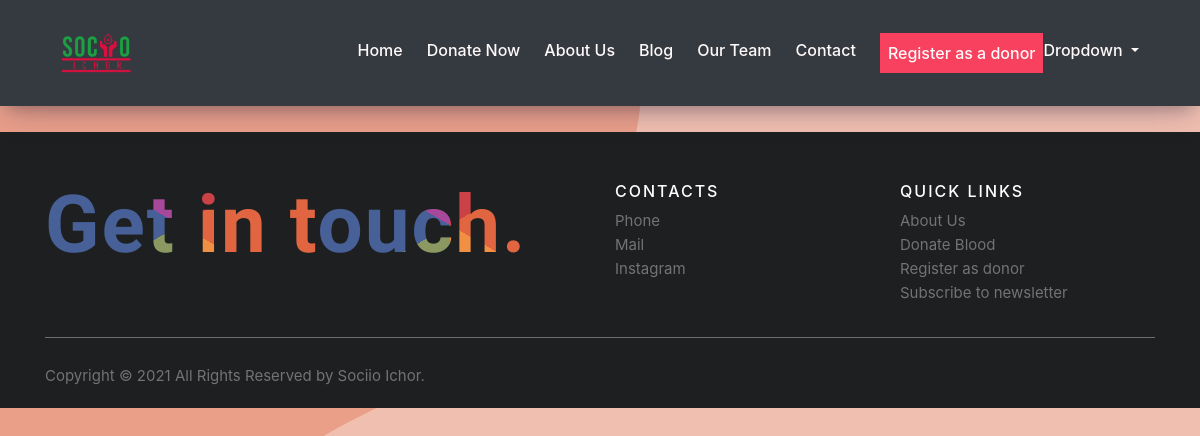
Before: /blog/ with the older database file.
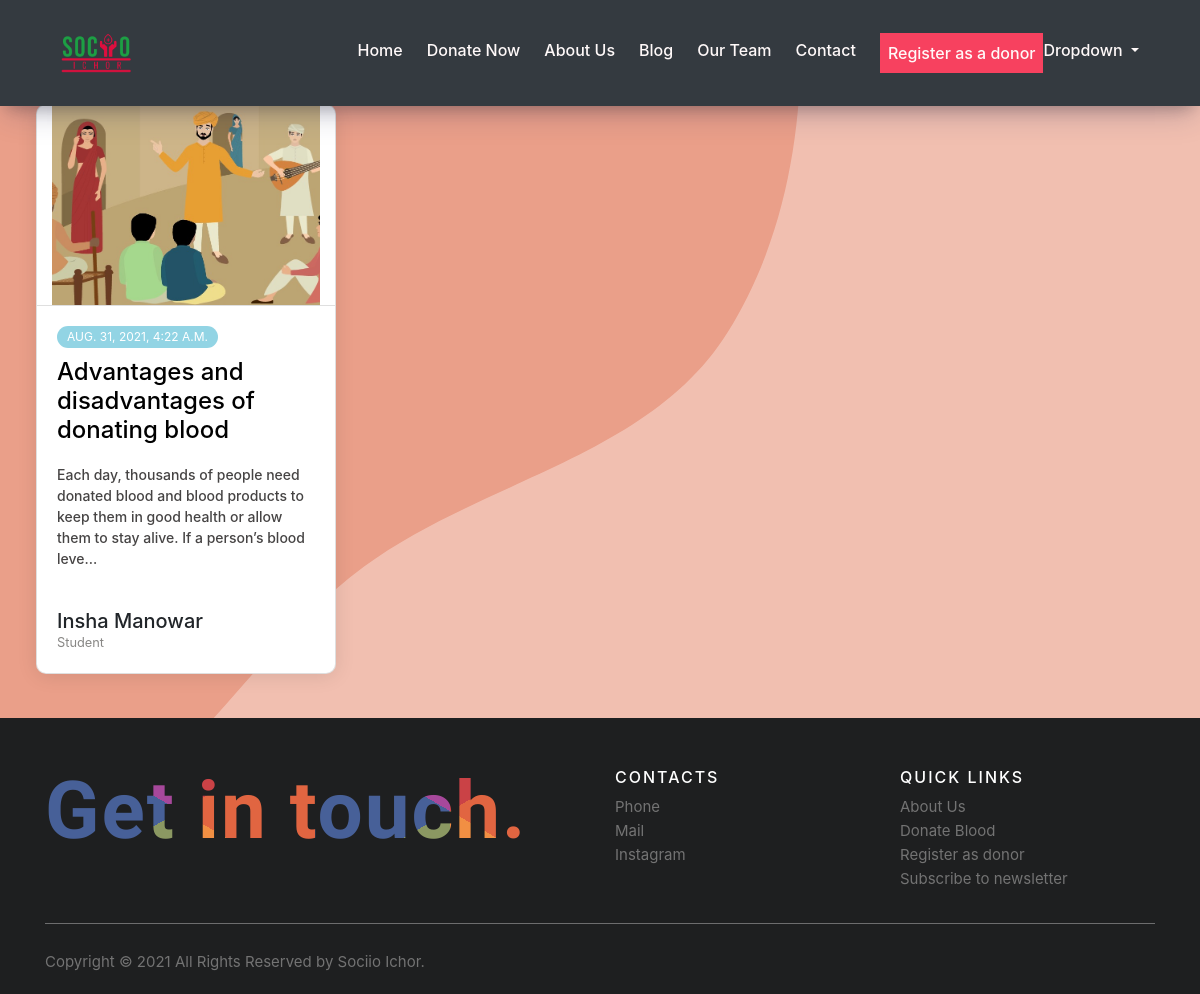
After: the same page with the newer database file.
### blog/models.py (models this page shows, shortened)
class Blog(models.Model):
    title = models.CharField(max_length=250, blank=False)
    introduction = models.TextField(default='')
    author = models.CharField(default=None, max_length=100)
    author_designation = models.TextField(default=None, max_length=100)
    about_author = models.TextField(blank=True)
    publish_date=models.DateTimeField(blank=True, null=True)
    tags = TaggableManager()
    slug = models.SlugField(unique=True, max_length=100)
    status = models.IntegerField(choices=STATUS, default=0)
    image_main = models.FileField(upload_to=upload_location_main, blank=False, null=True)

### blog/views.py (the view)
# urls.py: path('blog/', views.BlogList.as_view(), name='blog-list'),
class BlogList(generic.ListView):
    paginate_by = '6'
    queryset = Blog.objects.filter(status=STATUS_PUBLISH).order_by('-publish_date')
    template_name = 'blog/blog.html'
    context_object_name='posts'

### blog/templates/blog/blog.html (shortened to what this page needs)
{% extends 'home/base.html' %}
{% load static %}
{% block head %}
<link rel="stylesheet" href="https://cdn.jsdelivr.net/npm/bootstrap@4.5.3/dist/css/bootstrap.min.css">
{% endblock head %}
{% block content %}
<div class="container-fluid blog" style="margin-top: 5%; padding: 3%;">
  <div class="row">
    {% for p in posts %}
    <div class="col-lg-3 col-md-6 my-2">
      <div class="card">
       <a style="text-decoration: none;" href="{% url 'blog:blog-detail' p.slug %}">
        <div class="card-header">
          <img src="{{ p.image_main.url }}" alt="{{ p.title }}" />
        </div>
       </a>
        <div class="card-body">
          <span class="tag tag-teal">{{ p.publish_date }}</span>
          <a class="blog-title" style="text-decoration: none;" href="{% url 'blog:blog-detail' p.slug %}">
                     <h4>{{ p.title }}</h4>
          </a>
          <p>
            {{ p.introduction|slice:':150'}}...
          </p>
          <div class="user">
            <div class="user-info">
              <h5> {{ p.author }}</h5>
              <small>{{ p.author_designation }}</small>
            </div>
          </div>
        </div>
      </div>
        </div>
    {% endfor %}
  </div>
</div>
{% endblock content %}

Changed rows visible on the page:
added Blog: image_main (picture), publish_date "AUG. 31, 2021, 4:22 A.M.", title "Advantages and disadvantages of donating blood", introduction "Each day, thousands of people need donated blood and blood products to keep them in good health or allow them to stay alive. If a person’s blood leve", author "Insha Manowar", author_designation "Student"
